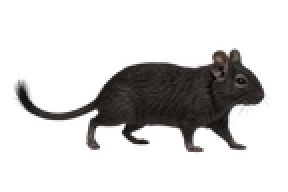
#> input picture app/media/degu-black/walk/96-008.png, 144 x 96 px, found by its file name (shown 2 times larger)
$ python prepare-icons.py
#> lines starting #> are read from the running program, lines starting #| are printed output that depends on the picture
"""Build application/tray icons from one unchanged MofuMouse PNG."""
from pathlib import Path
from PIL import Image
root = Path(__file__).resolve().parent.parent
image = Image.open(root / 'app/media/degu-agouti/walk/96-008.png').convert('RGBA')
#> image is the input picture: PIL image 144x96 RGBA; mean R, G, B, A 11, 9.8, 9.1, 51.3
bbox = image.getbbox()
#> bbox = (5, 22, 137, 79)
image = image.crop(bbox)
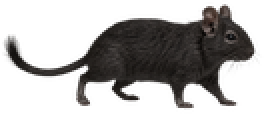
#> image: PIL image 132x57 RGBA (shown 2 times larger); mean R, G, B, A 20.3, 18, 16.7, 94.2; transparent parts drawn white
canvas = Image.new('RGBA', (256, 256))
#> canvas: PIL image 256x256 RGBA; every value is 0
image.thumbnail((240, 216), Image.Resampling.LANCZOS)
canvas.alpha_composite(image, ((256 - image.width) // 2, (256 - image.height) // 2))
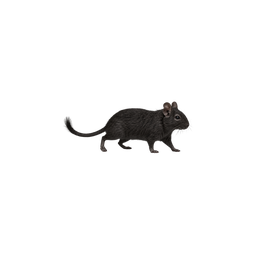
#> canvas: PIL image 256x256 RGBA; mean R, G, B, A 2.3, 2.1, 1.9, 10.8; transparent parts drawn white
canvas.save(root / 'app/icon.ico', sizes=[(16, 16), (32, 32), (48, 48), (64, 64), (128, 128), (256, 256)])
canvas.resize((32, 32), Image.Resampling.LANCZOS).save(root / 'app/tray.png')
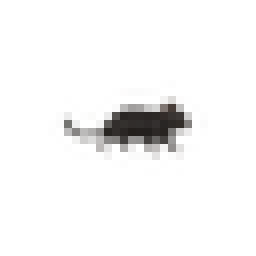
#> saved as tray.png: PIL image 32x32 RGBA (shown 8 times larger); mean R, G, B, A 4.8, 4.3, 3.9, 11.1; transparent parts drawn white
print('Application and tray icons prepared from the original agouti frame.')

$ run again, with app/media/degu-black/walk/64-016.png copied over app/media/degu-black/walk/96-008.png
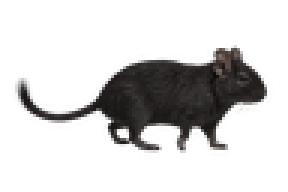
#> input picture app/media/degu-black/walk/64-016.png, 96 x 64 px, found by its file name (shown 3 times larger)
#> image is the input picture: PIL image 96x64 RGBA; mean R, G, B, A 10.6, 9.6, 9.3, 50.7
#> bbox = (3, 13, 92, 53)
#> `image = image.crop(bbox)`:
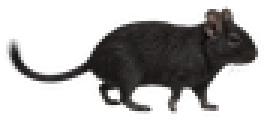
#> image: PIL image 89x40 RGBA (shown 3 times larger); mean R, G, B, A 18.2, 16.6, 16, 87.6; transparent parts drawn white
#> `canvas.resize((32, 32), Image.Resampling.LANCZOS).save(root / 'app/tra..`:
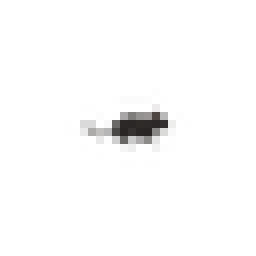
#> saved as tray.png: PIL image 32x32 RGBA (shown 8 times larger); mean R, G, B, A 2, 1.8, 1.7, 4.9; transparent parts drawn white
